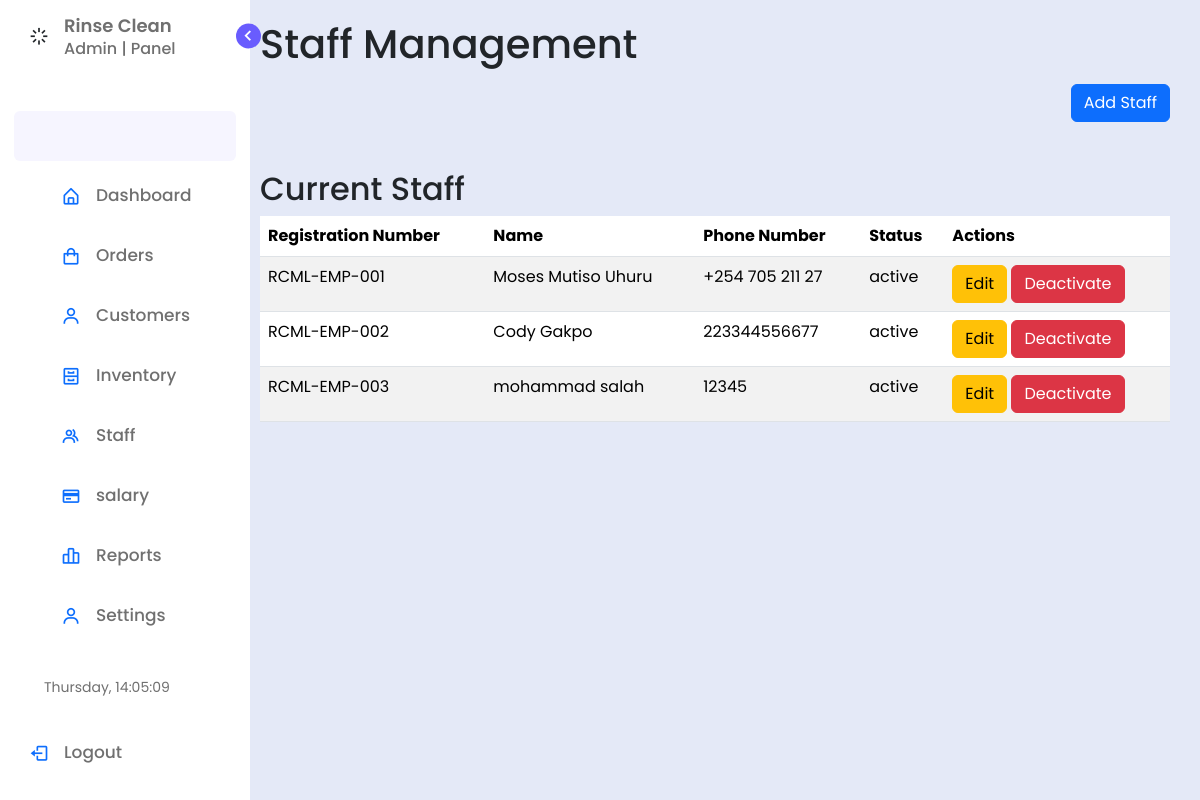
The app's page /admin/staff.php with its own data.
### tables this page shows
CREATE TABLE `staff` (
  `reg_number` varchar(50) NOT NULL,
  `name` varchar(100) NOT NULL,
  `phone_number` varchar(15) NOT NULL,
  `username` varchar(50) NOT NULL,
  `password` varchar(255) NOT NULL,
  `status` varchar(20) DEFAULT 'active',
  `salary_status` enum('Pending','Paid','Failed') DEFAULT 'Pending',
  `last_paid_date` date DEFAULT NULL,
  `salary` decimal(10,2) NOT NULL DEFAULT 0.00
);

### admin/staff.php (the view, shortened to what this page needs)
<!DOCTYPE html>
<html lang="en">
<head>
    <link rel="stylesheet" href="https://cdn.jsdelivr.net/npm/bootstrap@5.3.3/dist/css/bootstrap.min.css">
    <link href="https://cdnjs.cloudflare.com/ajax/libs/font-awesome/6.0.0-beta3/css/all.min.css" rel="stylesheet">
    <link rel="stylesheet" href="../admin/css/style.css">
</head>
<body>
<div class="d-flex" id="wrapper">
    <?php include '../admin/publics/sidebar.php'; ?>
</div>
<section class="home">
    <div class="dashboard">
        <div class="header-strip">
            <h1>Staff Management</h1>
        </div>
        <div class="text-end mt-3">
            <button class="btn btn-primary" data-bs-toggle="modal" data-bs-target="#addStaffModal">Add Staff</button>
        </div>
        <div class="current-staff-section mt-5">
            <h2>Current Staff</h2>
            <table class="table table-striped table-hover">
                <thead class="thead-dark">
                    <tr>
                        <th scope="col">Registration Number</th>
                        <th scope="col">Name</th>
                        <th scope="col">Phone Number</th>
                        <th scope="col">Status</th>
                        <th scope="col">Actions</th>
                    </tr>
                </thead>
                <tbody>
                    <?php
                    include '../includes/rinseclean_lms.php';
                    $sql = "SELECT * FROM staff";
                    $result = $conn->query($sql);
                    if ($result->num_rows > 0) {
                        while ($staff = $result->fetch_assoc()) {
                            echo "<tr>
                                    <td>" . htmlspecialchars($staff['reg_number']) . "</td>
                                    <td>" . htmlspecialchars($staff['name']) . "</td>
                                    <td>" . htmlspecialchars($staff['phone_number']) . "</td>
                                    <td>" . htmlspecialchars($staff['status']) . "</td>
                                    <td>
                                        <button class='btn btn-warning' data-bs-toggle='modal' data-bs-target='#editStaffModal" . htmlspecialchars($staff['reg_number']) . "'>Edit</button>
                                        <a href='deactivate_staff.php?id=" . htmlspecialchars($staff['reg_number']) . "' class='btn btn-danger' onclick='return confirmDeactivate();'>Deactivate</a>
                                    </td>
                                  </tr>";
                            ?>
                            <?php
                        }
                    } else {
                        echo "<tr><td colspan='7' class='text-center'>No staff found.</td></tr>";
                    }
                    ?>
                </tbody>
            </table>
        </div>
    </div>
</section>
</body>
</html>

### admin/css/style.css (style rules this page uses)
* { margin: 0; padding: 0; box-sizing: border-box; font-family: 'Poppins', sans-serif; }
:root { --body-color: #E4E9F7; --sidebar-color: #FFF; --primary-color: #695CFE; --primary-color-light: #F6F5FF; --toggle-color: #DDD; --text-color: #707070; --text-color-dark: #FFFFFF; --sidebar-text-color-dark: #D7D7D7; --button-background: #695CFE; --button-background-dark: #4C4D4E; --tran-03: all 0.2s ease; --tran-04: all 0.3s ease; --tran-05: all 0.3s ease; }
body { min-height: 100vh; background-color: var(--body-color); transition: var(--tran-05); }
.home { position: absolute; top: 0; left: 240px; height: 100vh; width: calc(100% - 250px); background-color: var(--body-color); transition: var(--tran-05); }
html, body { height: 100%; }
#wrapper { min-height: 100%; display: flex; flex-direction: column; }
.home { flex: 1; }

### admin/staff.php (style rules this page uses)
.dashboard { padding: 20px; }

### records on screen
staff: reg_number "RCML-EMP-001", name "Moses Mutiso Uhuru", phone_number "+254 705 211 27", status "active"
staff: reg_number "RCML-EMP-002", name "Cody Gakpo", phone_number "223344556677", status "active"
staff: reg_number "RCML-EMP-003", name "mohammad salah", phone_number "12345", status "active"
